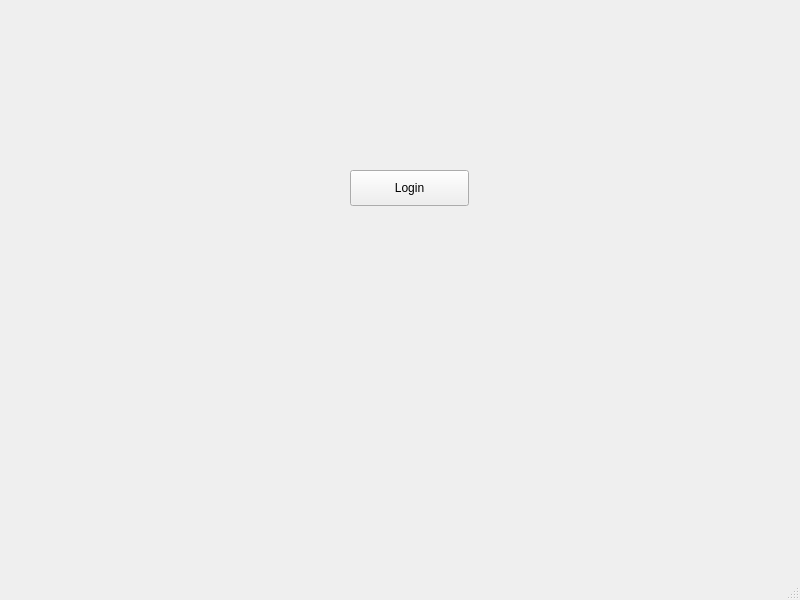
<?xml version="1.0" encoding="UTF-8"?>
<ui version="4.0">
 <class>MainWindow</class>
 <widget class="QMainWindow" name="MainWindow">
  <property name="geometry">
   <rect>
    <x>0</x>
    <y>0</y>
    <width>800</width>
    <height>600</height>
   </rect>
  </property>
  <property name="windowTitle">
   <string>MainWindow</string>
  </property>
  <widget class="QWidget" name="centralwidget">
   <widget class="QPushButton" name="pushLogin">
    <property name="geometry">
     <rect>
      <x>350</x>
      <y>170</y>
      <width>119</width>
      <height>36</height>
     </rect>
    </property>
    <property name="text">
     <string>Login</string>
    </property>
   </widget>
  </widget>
  <widget class="QMenuBar" name="menubar">
   <property name="geometry">
    <rect>
     <x>0</x>
     <y>0</y>
     <width>800</width>
     <height>33</height>
    </rect>
   </property>
  </widget>
  <widget class="QStatusBar" name="statusbar"/>
 </widget>
 <resources/>
 <connections/>
</ui>
